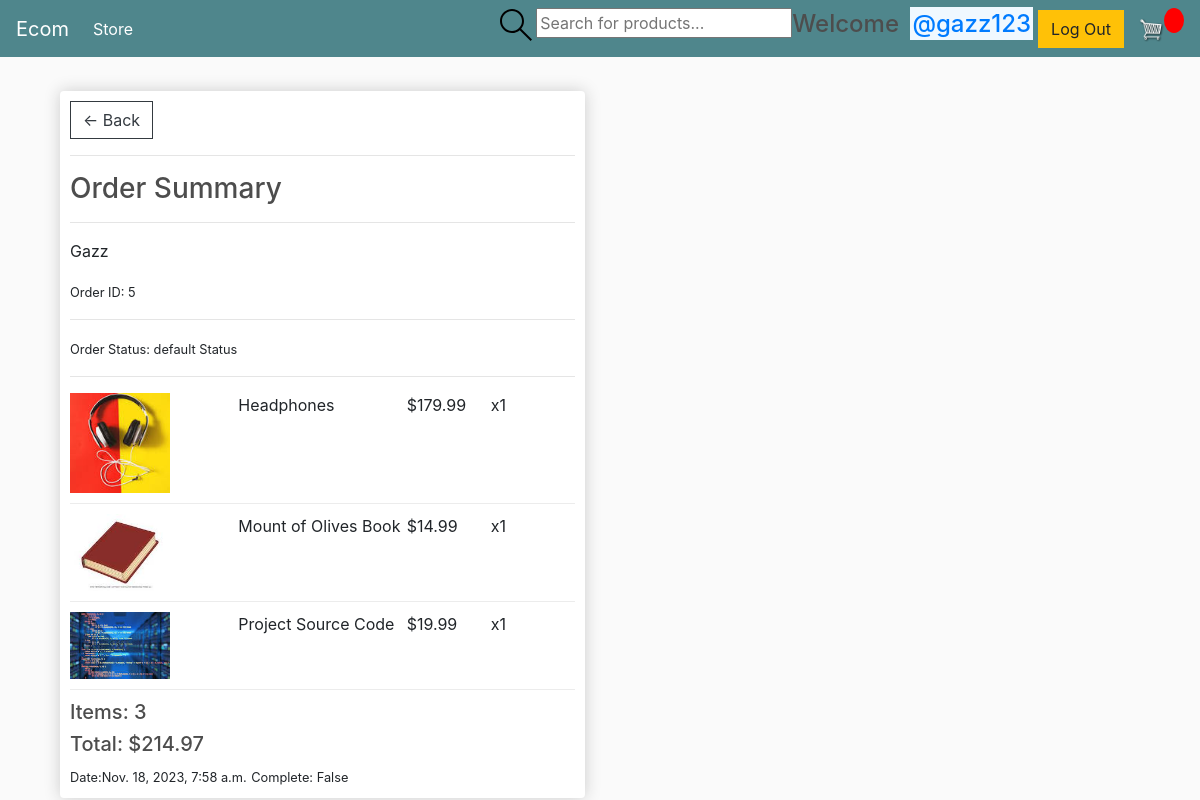
The app's page /order_details/5/ (signed in), older data.
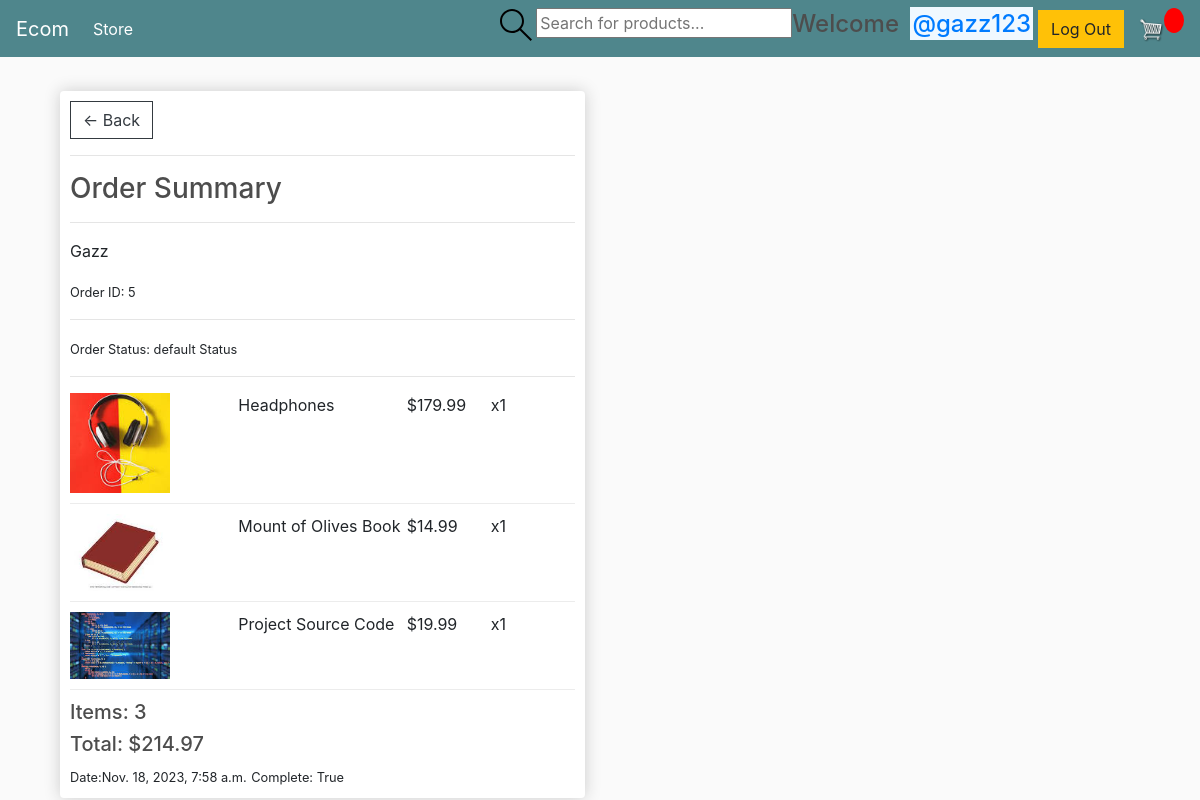
The same page, newer data.
### store/models.py (models this page shows, shortened)
class Order(models.Model):
	customer = models.ForeignKey(Customer, on_delete=models.SET_NULL, null=True, blank=True)
	date_ordered = models.DateTimeField(auto_now_add=True)
	complete = models.BooleanField(default=False)
	transaction_id = models.CharField(max_length=100, null=True)
	order_status=models.CharField(max_length=200,null=True,default="Processing")
	@property
	def get_cart_total(self):
		orderitems = self.orderitem_set.all()
		total = sum([item.get_total for item in orderitems])
		return total
	@property
	def get_cart_items(self):
		orderitems = self.orderitem_set.all()
		total = sum([item.quantity for item in orderitems])
		return total

class Customer(models.Model):
	user = models.OneToOneField(User, null=True, blank=True, on_delete=models.CASCADE)
	name = models.CharField(max_length=200, null=True)
	email = models.CharField(max_length=200,default="default@email.com")

class OrderItem(models.Model):
	product = models.ForeignKey(Product, on_delete=models.CASCADE,default=1)
	order = models.ForeignKey(Order, on_delete=models.SET_NULL, null=True)
	quantity = models.IntegerField(default=0, null=True, blank=True)
	date_added = models.DateTimeField(auto_now_add=True)
	@property
	def get_total(self):
		total = self.product.price * self.quantity
		return total

class Product(models.Model):
	name = models.CharField(max_length=200,default="Default")
	description=models.TextField(null=True,blank=True)
	price = models.FloatField()
	digital = models.BooleanField(default=False,null=True, blank=True)
	image = models.ImageField(null=True, blank=True)
	@property
	def imageURL(self):
		try:
			url = self.image.url
		except:
			url = ''
		return url

### store/views.py (the view)
# urls.py: path('order_details/<str:pk>/',views.orderDetails,name='order_details'),
@login_required(login_url='login')
def orderDetails(request,pk):
    order=Order.objects.get(id=pk)
    orderItems=OrderItem.objects.filter(order=order)
    if request.user!=order.customer.user:
        return HttpResponse('You are not allowed here!!!')
    context={'orderItems':orderItems,'order':order}
    return render(request,'store/order_details.html',context)

### store/templates/store/order_details.html
{% extends 'store/main.html' %}
{% load static %}
{% block content %}
<div class="col-lg-6">
    <div class="box-element">
        <a  class="btn btn-outline-dark" href="{% url 'user-profile' request.user.id %}">&#x2190; Back</a>
        <hr>
        <h3>Order Summary</h3>
        <hr>
        <p>{{order.customer.name}}</p>
        <small>Order ID: {{order.id}} </small><hr>
        <small>Order Status: {{order.order_status}} </small>
        <hr>
        {% for item in orderItems %}
        <div class="cart-row">
            <div style="flex:2"><img class="row-image" src="{{item.product.imageURL}}"></div>
            <div style="flex:2"><p>{{item.product.name}}</p></div>
            <div style="flex:1"><p>${{item.product.price|floatformat:2}}</p></div>
            <div style="flex:1"><p>x{{item.quantity}}</p></div>
        </div>
        {% endfor %}
        <h5>Items:   {{order.get_cart_items}}</h5>
        <h5>Total:   ${{order.get_cart_total|floatformat:2}}</h5>
        <small>Date:{{ order.date_ordered }}</small>
        <small>Complete: {{ order.complete }}</small>
    </div>
</div>
{% endblock content %}

Row changes from the older to the newer data that the page shows:
changed Order "default Status": complete "False" → "True"
